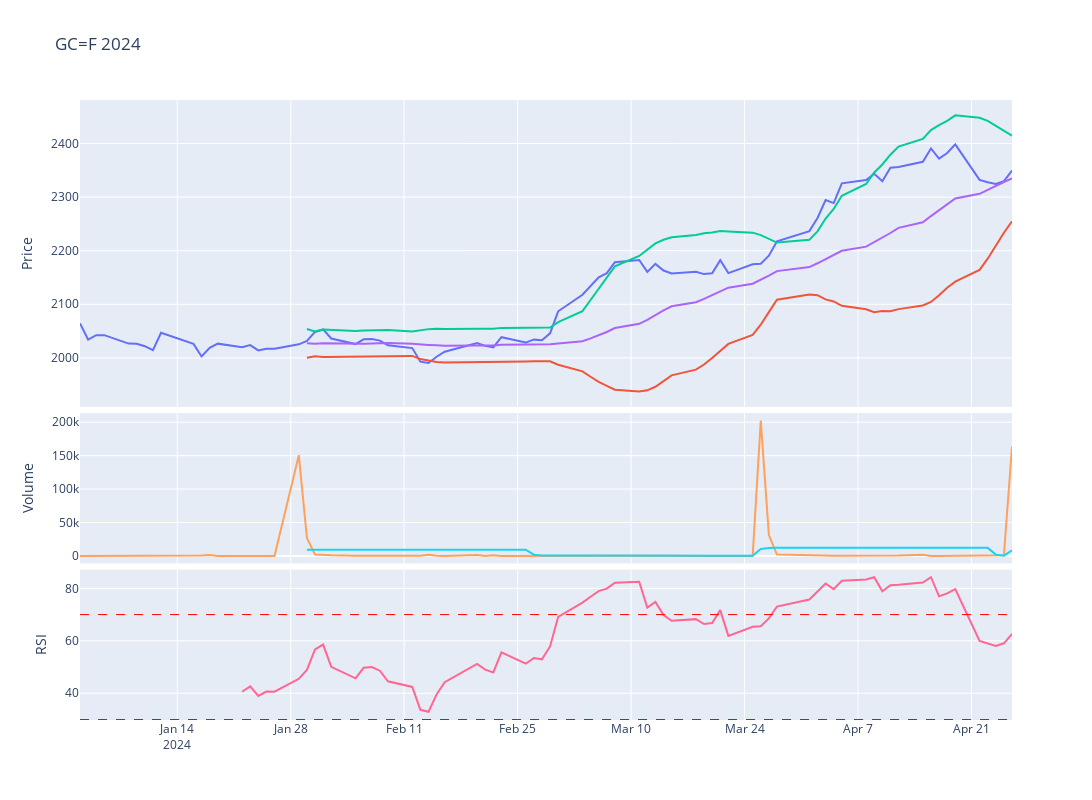

Here is the notebook cell this chart was saved with:
### Code cell
# Plot the adjusted close price
fig = make_subplots(rows=4, cols=1,shared_xaxes=True,vertical_spacing=0.01,specs=[[{'rowspan':2,'colspan':1}],[None],[{'rowspan':1,'colspan':1}],[{'rowspan':1,'colspan':1}]])

# Graph (1,1)
fig.add_trace(go.Scatter(x=stock_ticker['Adj Close'].loc[year].index,y=stock_ticker['Adj Close'].loc[year],mode="lines",name=f'{ticker}'),row=1,col=1)
fig.add_trace(go.Scatter(x=stock_ticker['BB_Lower'].loc[year].index,y=stock_ticker['BB_Lower'].loc[year],mode="lines",name='BB_Lower'),row=1,col=1)
fig.add_trace(go.Scatter(x=stock_ticker['BB_Upper'].loc[year].index,y=stock_ticker['BB_Upper'].loc[year],mode="lines",name='BB_Upper'),row=1,col=1)
fig.add_trace(go.Scatter(x=stock_ticker['MMA20'].loc[year].index,y=stock_ticker['MMA20'].loc[year],mode="lines",name='MMA20'),row=1,col=1)
# Update xaxis properties
fig.update_yaxes(title_text="Price", row=1, col=1)

# Graph (3,1)
fig.add_trace(go.Scatter(x=stock_ticker['Volume'].loc[year].index,y=stock_ticker['Volume'].loc[year],mode="lines",name='Volume'),row=3, col=1)
fig.add_trace(go.Scatter(x=stock_ticker['Volume'].loc[year].index,y=stock_ticker['Volume'].loc[year].rolling(20).mean(),mode="lines",name='MMA20'),row=3,col=1)
fig.update_yaxes(title_text="Volume", row=3, col=1)

# Graph (4,1)
fig.add_trace(go.Scatter(x=stock_ticker['RSI'].loc[year].index,y=stock_ticker['RSI'].loc[year],mode="lines",name='RSI'),row=4, col=1)
fig.add_hline(y=30, line_width=1, line_dash="dash", line_color="green",row=4,col=1)
fig.add_hline(y=70, line_width=1, line_dash="dash", line_color="red",row=4,col=1)
fig.update_yaxes(title_text="RSI", row=4, col=1)

fig.update_layout(height=800, width=1300,showlegend=False,title=f"{ticker} {year}")

fig.show()
